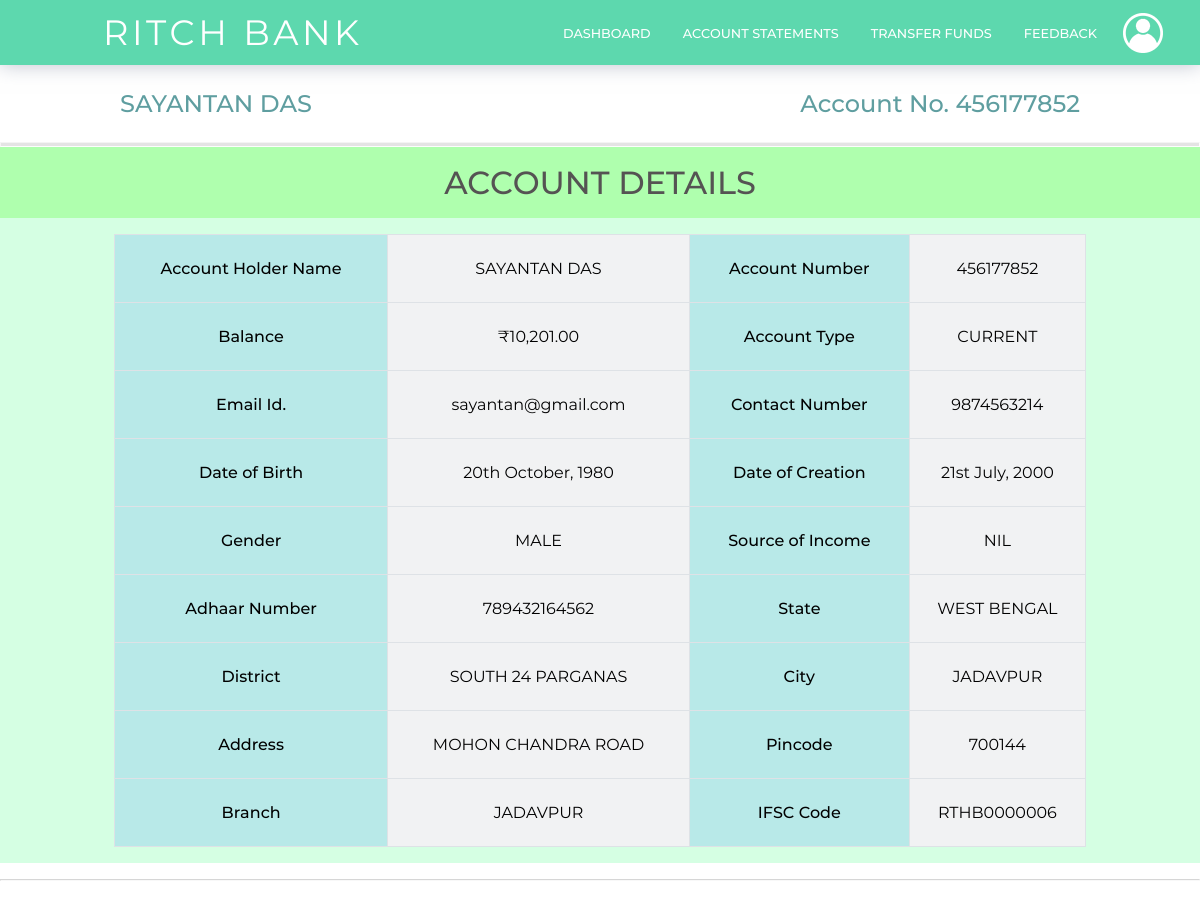
/client/client-account-details.php (signed in), run on the app's committed database.
### tables this page shows
CREATE TABLE `clientaccounts` (
  `id` int(4) NOT NULL,
  `email` varchar(30) NOT NULL,
  `password` varchar(255) NOT NULL,
  `first_name` varchar(50) NOT NULL,
  `last_name` varchar(50) NOT NULL,
  `gender` varchar(50) NOT NULL,
  `dob` date NOT NULL,
  `balance` double NOT NULL,
  `aadhaar_no` bigint(50) NOT NULL,
  `contact_no` bigint(50) NOT NULL,
  `state` varchar(50) NOT NULL,
  `district` varchar(50) NOT NULL,
  `city` varchar(50) NOT NULL,
  `pincode` int(50) NOT NULL,
  `address` varchar(255) NOT NULL,
  `source` varchar(50) NOT NULL,
  `account_no` bigint(50) NOT NULL,
  `account_type` varchar(50) NOT NULL,
  `branch_id` int(50) NOT NULL,
  `date` datetime NOT NULL
);

CREATE TABLE `branch` (
  `branch_id` int(4) NOT NULL,
  `branch_name` varchar(30) NOT NULL,
  `branch_code` varchar(6) NOT NULL
);

### client/client-account-details.php (the view, shortened to what this page needs)
<?php
    include "../backend/connect.php";
?>
<!DOCTYPE html>
<html>
<head>
    <link href = "../css/style.css" rel="stylesheet"></link>
</head>
<body>
    <header>
        <hi class="logo">RITCH BANK</hi>
        <nav>
            <ul>
                <li><a href="client-dashboard.php">Dashboard</a></li>
                <li><a href="client-trans-details.php">Account Statements</a></li>
                <li><a href="client-transfer.php">Transfer Funds</a></li>
                <li><a href="#">Feedback</a></li>
            </ul>
        </nav>
        <div class="login">
            <ul>
                <li><a href="#/"><img class="profile-icon" src="../img/Profile-icon.png" alt="NO img"></a>
                </li>
            </ul>
        </div>
    </header>
    <main>
        <section class="breadcrumbs">
            <div class="breadcrumbs-title">
                <?php
                        $ar = $con->query("SELECT * FROM `clientAccounts` WHERE `id` = '$_SESSION[clientId]' LIMIT 1");
                        $userData = $ar->fetch_assoc();
                        echo "  <h2>".$userData['first_name']." ".$userData['last_name']."</h2>
                                <h2>Account No. ".$userData['account_no']."</h2>";
                    ?>
            </div>
        </section>
        <hr class="breadcrumbs-hr">
        <section class="container-color-tables">
            <h1>Account Details</h1>
            <div class="container">
                    <?php
                        $ar = $con->query("SELECT * FROM `clientAccounts`, `branch` WHERE `id` = '$_SESSION[clientId]' AND `clientAccounts`.`branch_id` = `branch`.`branch_id`");
                        $userData = $ar->fetch_assoc();
                        ?>
                        <table>
                            <tr>
                                <th>Account Holder Name</th>
                                <td><?php echo $userData['first_name']." ".$userData['last_name'] ?></td>
                                <th>Account Number</th>
                                <td><?php echo $userData['account_no'] ?></td>
                            </tr>
                            <tr>
                                <th>Balance</th>
                                <td id='balance'></td>
                                <th>Account Type</th>
                                <td><?php echo $userData['account_type'] ?></td>
                            </tr>
                            <tr>
                                <th>Email Id.</th>
                                <td><?php echo $userData['email'] ?></td>
                                <th>Contact Number</th>
                                <td><?php echo $userData['contact_no'] ?></td>
                            </tr>
                            <tr>
                                <th>Date of Birth</th>
                                <td><?php $dob = date("jS F, Y", strtotime($userData['dob'])); echo $dob ?></td>
                                <th>Date of Creation</th>
                                <td><?php $date = date("jS F, Y", strtotime($userData['date'])); echo $date ?></td>
                            </tr>
                            <tr>
                                <th>Gender</th>
                                <td><?php echo $userData['gender'] ?></td>
                                <th>Source of Income</th>
                                <td><?php echo $userData['source']  ?></td>
                            </tr>
                            <tr>
                                <th>Adhaar Number</th>
                                <td><?php echo $userData['aadhaar_no'] ?></td>
                                <th>State</th>
                                <td><?php echo $userData['state'] ?></td>
                            </tr>
                            <tr>
                                <th>District</th>
                                <td><?php echo $userData['district'] ?></td>
                                <th>City</th>
                                <td><?php echo $userData['city'] ?></td>
                            </tr>
                            <tr>
                                <th>Address</th>
                                <td><?php echo $userData['address'] ?></td>
                                <th>Pincode</th>
                                <td><?php echo $userData['pincode'] ?></td>
                            </tr>
                            <tr>
                                <th>Branch</th>
                                <td><?php echo $userData['branch_name'] ?></td>
                                <th>IFSC Code</th>
                                <td>RTHB0<?php echo $userData['branch_code']; ?></td>
                            </tr>
                        </table>
            </div>
        </section>
        <hr>
    </main>
    <footer></footer>
</body>
</html>

### data on the page
clientaccounts: first_name "SAYANTAN", last_name "DAS", account_no "456177852", account_type "CURRENT", email "sayantan@gmail.com", contact_no "9874563214", dob "20th October, 1980", date "21st July, 2000", gender "MALE", source "NIL", aadhaar_no "789432164562", state "WEST BENGAL", district "SOUTH 24 PARGANAS", city "JADAVPUR", address "MOHON CHANDRA ROAD", pincode "700144", branch.branch_name "JADAVPUR", branch.branch_code "000006"
